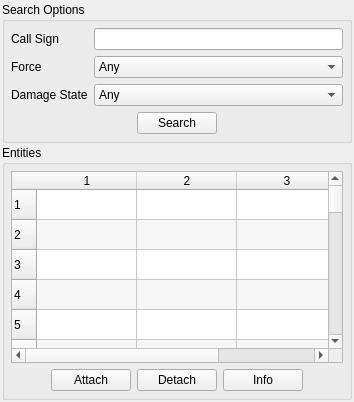
       <widget class="QWidget" name="mControlsSearchTab">
        <attribute name="title">
         <string>Search</string>
        </attribute>
        <layout class="QVBoxLayout">
         <property name="spacing">
          <number>2</number>
         </property>
         <property name="margin">
          <number>2</number>
         </property>
         <item>
          <widget class="QGroupBox" name="mSearchOptionsGroupBox">
           <property name="sizePolicy">
            <sizepolicy hsizetype="Expanding" vsizetype="Minimum">
             <horstretch>0</horstretch>
             <verstretch>0</verstretch>
            </sizepolicy>
           </property>
           <property name="title">
            <string>Search Options</string>
           </property>
           <layout class="QVBoxLayout">
            <property name="spacing">
             <number>4</number>
            </property>
            <property name="margin">
             <number>6</number>
            </property>
            <item>
             <widget class="QWidget" name="verticalLayout_500" native="true">
              <property name="sizePolicy">
               <sizepolicy hsizetype="Preferred" vsizetype="Minimum">
                <horstretch>0</horstretch>
                <verstretch>0</verstretch>
               </sizepolicy>
              </property>
              <layout class="QVBoxLayout">
               <property name="margin">
                <number>0</number>
               </property>
               <item>
                <layout class="QFormLayout" name="formLayout_11">
                 <property name="horizontalSpacing">
                  <number>6</number>
                 </property>
                 <property name="verticalSpacing">
                  <number>6</number>
                 </property>
                 <item row="0" column="0">
                  <widget class="QLabel" name="mSearchCallSignLabel">
                   <property name="text">
                    <string>Call Sign</string>
                   </property>
                   <property name="buddy">
                    <cstring>mSearchCallSignLineEdit</cstring>
                   </property>
                  </widget>
                 </item>
                 <item row="0" column="1">
                  <widget class="QLineEdit" name="mSearchCallSignLineEdit">
                   <property name="toolTip">
                    <string>The call sign of the entity or entities to search for. </string>
                   </property>
                  </widget>
                 </item>
                 <item row="1" column="0">
                  <widget class="QLabel" name="mSearchForceLabel">
                   <property name="text">
                    <string>Force</string>
                   </property>
                   <property name="buddy">
                    <cstring>mSearchForceComboBox</cstring>
                   </property>
                  </widget>
                 </item>
                 <item row="1" column="1">
                  <widget class="QComboBox" name="mSearchForceComboBox">
                   <property name="toolTip">
                    <string>The force of the entity or entities to search for. </string>
                   </property>
                   <property name="currentIndex">
                    <number>5</number>
                   </property>
                   <item>
                    <property name="text">
                     <string>OTHER</string>
                    </property>
                   </item>
                   <item>
                    <property name="text">
                     <string>FRIENDLY</string>
                    </property>
                   </item>
                   <item>
                    <property name="text">
                     <string>OPPOSING</string>
                    </property>
                   </item>
                   <item>
                    <property name="text">
                     <string>NEUTRAL</string>
                    </property>
                   </item>
                   <item>
                    <property name="text">
                     <string>INSURGENT</string>
                    </property>
                   </item>
                   <item>
                    <property name="text">
                     <string>Any</string>
                    </property>
                   </item>
                  </widget>
                 </item>
                 <item row="2" column="0">
                  <widget class="QLabel" name="mSearchDamageStateLabel">
                   <property name="text">
                    <string>Damage State</string>
                   </property>
                   <property name="buddy">
                    <cstring>mSearchDamageStateComboBox</cstring>
                   </property>
                  </widget>
                 </item>
                 <item row="2" column="1">
                  <widget class="QComboBox" name="mSearchDamageStateComboBox">
                   <property name="toolTip">
                    <string>The damage state of the entity or entities to search for. </string>
                   </property>
                   <property name="currentIndex">
                    <number>3</number>
                   </property>
                   <item>
                    <property name="text">
                     <string>No Damage</string>
                    </property>
                   </item>
                   <item>
                    <property name="text">
                     <string>Moderate Damage</string>
                    </property>
                   </item>
                   <item>
                    <property name="text">
                     <string>Destroyed</string>
                    </property>
                   </item>
                   <item>
                    <property name="text">
                     <string>Any</string>
                    </property>
                   </item>
                  </widget>
                 </item>
                </layout>
               </item>
               <item>
                <layout class="QHBoxLayout">
                 <item>
                  <spacer>
                   <property name="orientation">
                    <enum>Qt::Horizontal</enum>
                   </property>
                   <property name="sizeHint" stdset="0">
                    <size>
                     <width>40</width>
                     <height>20</height>
                    </size>
                   </property>
                  </spacer>
                 </item>
                 <item>
                  <widget class="QPushButton" name="mSearchSearchPushButton">
                   <property name="text">
                    <string>Search</string>
                   </property>
                  </widget>
                 </item>
                 <item>
                  <spacer>
                   <property name="orientation">
                    <enum>Qt::Horizontal</enum>
                   </property>
                   <property name="sizeHint" stdset="0">
                    <size>
                     <width>40</width>
                     <height>20</height>
                    </size>
                   </property>
                  </spacer>
                 </item>
                </layout>
               </item>
              </layout>
             </widget>
            </item>
           </layout>
          </widget>
         </item>
         <item>
          <widget class="QGroupBox" name="mSearchEntitiesGroupBox">
           <property name="sizePolicy">
            <sizepolicy hsizetype="Preferred" vsizetype="Preferred">
             <horstretch>0</horstretch>
             <verstretch>10</verstretch>
            </sizepolicy>
           </property>
           <property name="title">
            <string>Entities</string>
           </property>
           <layout class="QVBoxLayout">
            <property name="spacing">
             <number>4</number>
            </property>
            <property name="margin">
             <number>6</number>
            </property>
            <item>
             <widget class="QWidget" name="verticalLayout_" native="true">
              <layout class="QVBoxLayout">
               <property name="margin">
                <number>0</number>
               </property>
               <item>
                <widget class="QWidget" name="verticalLayout_6" native="true">
                 <layout class="QVBoxLayout">
                  <property name="margin">
                   <number>0</number>
                  </property>
                  <item>
                   <layout class="QHBoxLayout">
                    <item>
                     <widget class="QTableWidget" name="mSearchEntityTableWidget">
                      <property name="sizePolicy">
                       <sizepolicy hsizetype="Preferred" vsizetype="Preferred">
                        <horstretch>0</horstretch>
                        <verstretch>0</verstretch>
                       </sizepolicy>
                      </property>
                      <property name="toolTip">
                       <string>Double click a cellor press the Info button for the entity's info.</string>
                      </property>
                      <property name="alternatingRowColors">
                       <bool>true</bool>
                      </property>
                      <property name="selectionMode">
                       <enum>QAbstractItemView::SingleSelection</enum>
                      </property>
                      <property name="selectionBehavior">
                       <enum>QAbstractItemView::SelectRows</enum>
                      </property>
                      <property name="sortingEnabled">
                       <bool>true</bool>
                      </property>
                      <property name="rowCount">
                       <number>100</number>
                      </property>
                      <property name="columnCount">
                       <number>3</number>
                      </property>
                      <row/>
                      <row/>
                      <row/>
                      <row/>
                      <row/>
                      <row/>
                      <row/>
                      <row/>
                      <row/>
                      <row/>
                      <row/>
                      <row/>
                      <row/>
                      <row/>
                      <row/>
                      <row/>
                      <row/>
                      <row/>
                      <row/>
                      <row/>
                      <row/>
                      <row/>
                      <row/>
                      <row/>
                      <row/>
                      <row/>
                      <row/>
                      <row/>
                      <row/>
                      <row/>
                      <row/>
                      <row/>
                      <row/>
                      <row/>
                      <row/>
                      <row/>
                      <row/>
                      <row/>
                      <row/>
                      <row/>
                      <row/>
                      <row/>
                      <row/>
                      <row/>
                      <row/>
                      <row/>
                      <row/>
                      <row/>
                      <row/>
                      <row/>
                      <row/>
                      <row/>
                      <row/>
                      <row/>
                      <row/>
                      <row/>
                      <row/>
                      <row/>
                      <row/>
                      <row/>
                      <row/>
                      <row/>
                      <row/>
                      <row/>
                      <row/>
                      <row/>
                      <row/>
                      <row/>
                      <row/>
                      <row/>
                      <row/>
                      <row/>
                      <row/>
                      <row/>
                      <row/>
                      <row/>
                      <row/>
                      <row/>
                      <row/>
                      <row/>
                      <row/>
                      <row/>
                      <row/>
                      <row/>
                      <row/>
                      <row/>
                      <row/>
                      <row/>
                      <row/>
                      <row/>
                      <row/>
                      <row/>
                      <row/>
                      <row/>
                      <row/>
                      <row/>
                      <row/>
                      <row/>
                      <row/>
                      <row/>
                      <column/>
                      <column/>
                      <column/>
                     </widget>
                    </item>
                   </layout>
                  </item>
                  <item>
                   <layout class="QHBoxLayout">
                    <item>
                     <spacer>
                      <property name="orientation">
                       <enum>Qt::Horizontal</enum>
                      </property>
                      <property name="sizeHint" stdset="0">
                       <size>
                        <width>40</width>
                        <height>20</height>
                       </size>
                      </property>
                     </spacer>
                    </item>
                    <item>
                     <widget class="QPushButton" name="mSearchAttachPushButton">
                      <property name="toolTip">
                       <string>Attach to the currently selected entity - causes the camera to follow the entity as it moves.</string>
                      </property>
                      <property name="text">
                       <string>Attach</string>
                      </property>
                     </widget>
                    </item>
                    <item>
                     <widget class="QPushButton" name="mSearchDetachPushButton">
                      <property name="toolTip">
                       <string>Detach the camera so that it no longer moves with the curren tentity.</string>
                      </property>
                      <property name="text">
                       <string>Detach</string>
                      </property>
                     </widget>
                    </item>
                    <item>
                     <widget class="QPushButton" name="mSearchInfoPushButton">
                      <property name="toolTip">
                       <string>Display information about the currently selected entity. </string>
                      </property>
                      <property name="text">
                       <string>Info</string>
                      </property>
                     </widget>
                    </item>
                    <item>
                     <spacer>
                      <property name="orientation">
                       <enum>Qt::Horizontal</enum>
                      </property>
                      <property name="sizeHint" stdset="0">
                       <size>
                        <width>40</width>
                        <height>20</height>
                       </size>
                      </property>
                     </spacer>
                    </item>
                   </layout>
                  </item>
                 </layout>
                </widget>
               </item>
              </layout>
             </widget>
            </item>
           </layout>
          </widget>
         </item>
        </layout>
       </widget>
